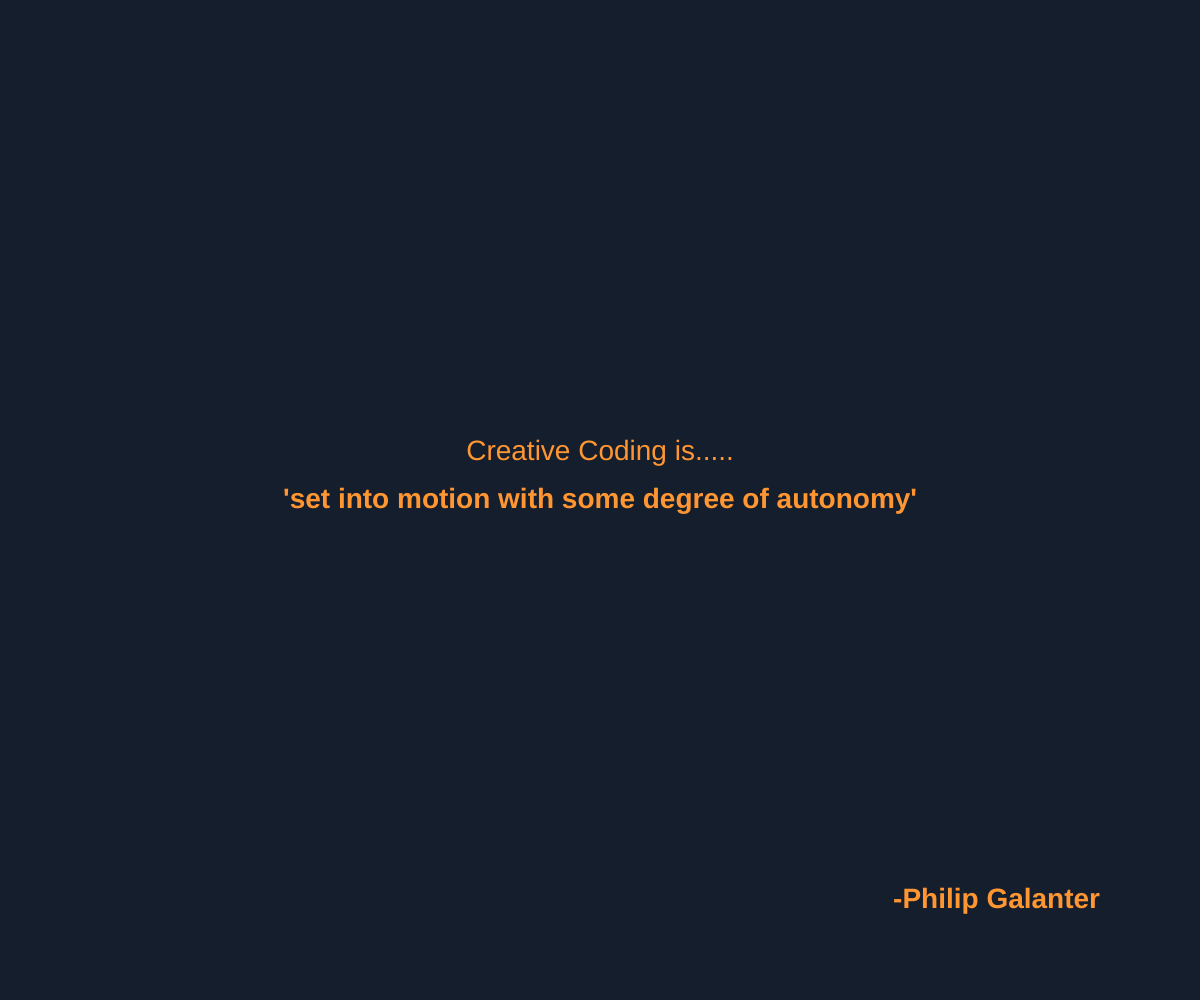
Frame 1 (no input)
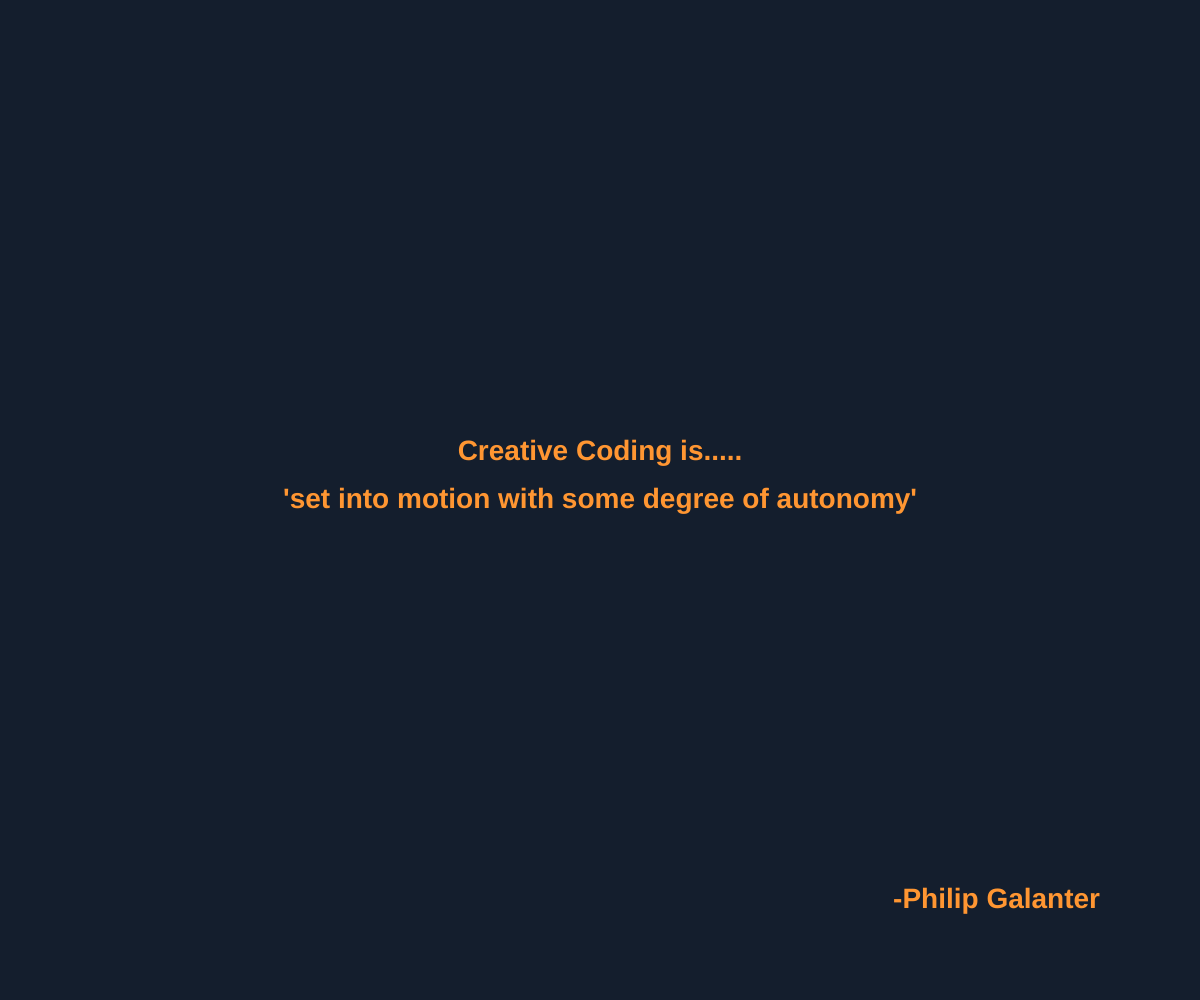
Frame 60 (no input)
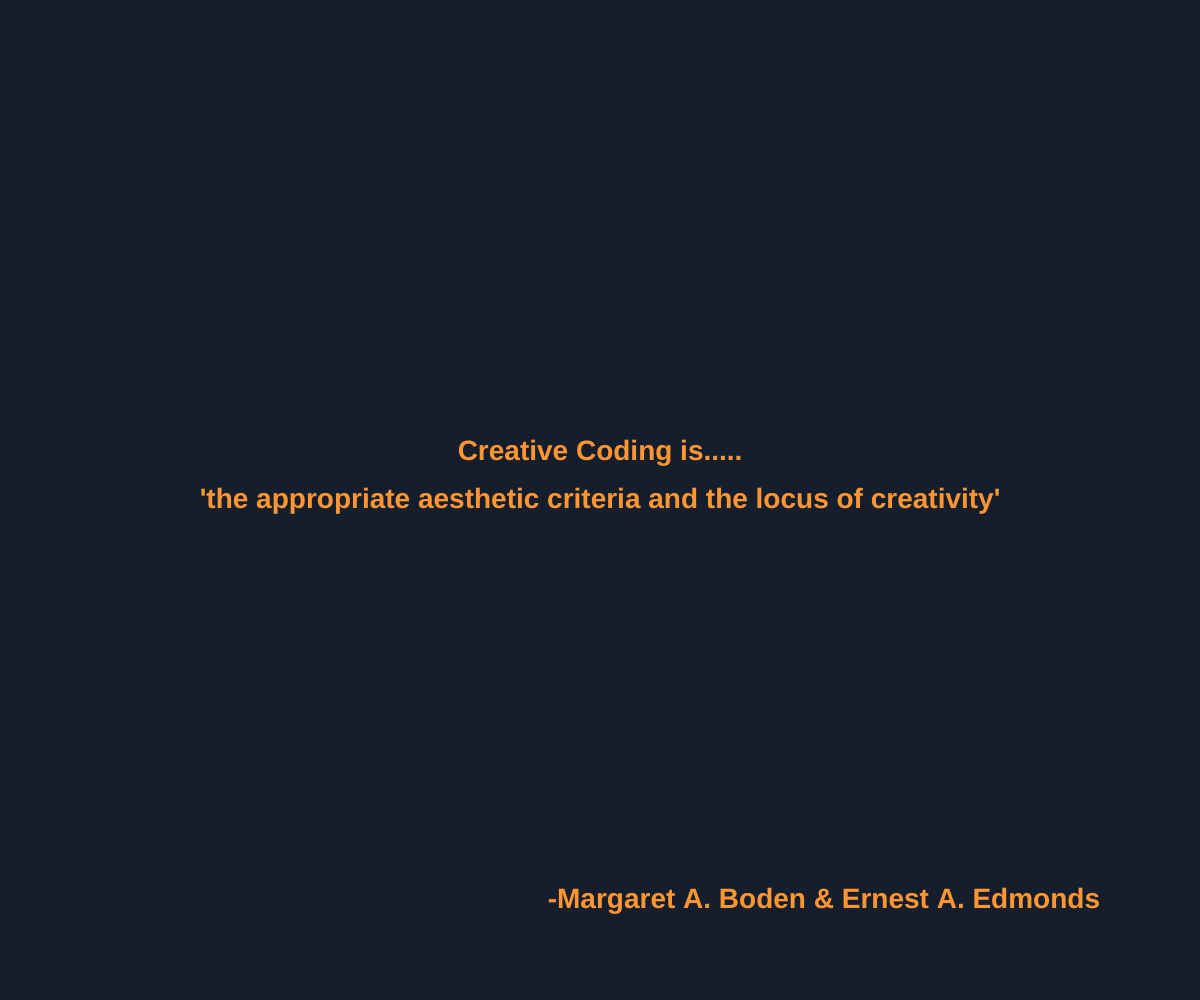
Frame 120 (the mouse pressed at the canvas centre since frame 60)

The p5.js sketch that drew these frames (run headless with seeded random() and noise() and a simulated clock; from frame 60 on, the mouse is pressed at the canvas centre):

// p5.js sketch
// ── sketch.js
// change the quotes in this array. Be mindful of the quotation marks!
// this is the only part of the file you need to edit!

const quotes = [
  { text: "the aesthetic value of code lies in its execution, not simply its written form", source: "Geoff Cox, Alex McLean & Adrian Ward" },
  { text: "set into motion with some degree of autonomy", source: "Philip Galanter" },
  { text: "the appropriate aesthetic criteria and the locus of creativity", source: "Margaret A. Boden & Ernest A. Edmonds" },
  { text: "the description, analysis and comparison of generative artworks", source: "Alan Dorin" },
  { text: "Obscurantism is dangerous. Show us your screens", source: "Adrian Ward" },
  { text: "how people interact with the world and each other via code", source: "Alan F. Blackwell" },
  { text: "the ability to read and write processes, to engage procedural representation and aesthetics", source: "Michael Mateas" },
  { text: "Learning the language of creative coding is essential to expression in a digital medium", source: "Kylie Peppler & Yasmin Kafai" }
];
// no need to edit anything below this line! 
// if you have made an error, you can check your history to see what might have gone wrong

// a variable that holds the current quote
let current = [];

function setup() {
  createCanvas(windowWidth, windowHeight);
  // Seed with millis() so each page load gives a different quote.
  randomSeed(millis());
  textSize(28);
  fill(255, 150, 50);
  // calls the function to pick a quote
  pickQuote();
}

function pickQuote() {
  // take a random number and use that to identify what quote to use
  current = quotes[floor(random(quotes.length))];
}

function draw() {
  background(20, 30, 45); // set the background color
  drawQuote();  // draw the quote on screen
}

function drawQuote() {   // draw text
  textAlign(CENTER, CENTER);
  text("Creative Coding is.....", width / 2, height / 2 - 48);
  textStyle(BOLD);
  text("'" + current.text + "'", width / 2, height / 2);
  textAlign(RIGHT, CENTER);
  text("-" + current.source, width - 100, height - 100);

}

function windowResized() {
  resizeCanvas(windowWidth, windowHeight);
}

function newQuote() {
  pickQuote();
  redraw();
}

function mousePressed() {
  newQuote();
}
// ── readme.html
<!DOCTYPE html>
<html lang="en">
<head>
  <meta charset="UTF-8">
  <meta name="viewport" content="width=device-width, initial-scale=1.0">
  <title>"Creative Coding Is..."</title> <!--Title is here-->
  <!--Add style to your code Read W3Schools CSS Intro for more: https://www.w3schools.com/css/css_intro.asp -->
  <style>
    body {
      font-family: sans-serif;
      margin: 2em;
      color: #000000;
      background-color: #f0f0f0;
    }
  </style>
</head>
<body>
    <h1>"Creative Coding Is..."</h1>
    <p>Add your description here.</p>

   <h2>Resources</h2>
   <ul>
    <li><a href="https://www.generativeart.com/on/cic/2000/ADEWARD.HTM" target="_blank">Geoff Cox, Alex McLean & Adrian Ward, "The Aesthetics of Generative Code," Generative Art 00, Politecnico di Milano, December 2000</a></li>
    <li><a href="http://example.com" target="_blank">Another reference</a></li>
    <li><a href="http://example.com" target="_blank">And another reference</a></li>
    <li><a href="http://example.com" target="_blank">And another reference</a></li>
    <li><a href="http://example.com" target="_blank">And another reference</a></li>
    <li><a href="http://example.com" target="_blank">And another reference</a></li>
    <li><a href="http://example.com" target="_blank">And another reference</a></li>
    <li><a href="http://example.com" target="_blank">And another reference</a></li>
   </ul>
</body>
</html>
